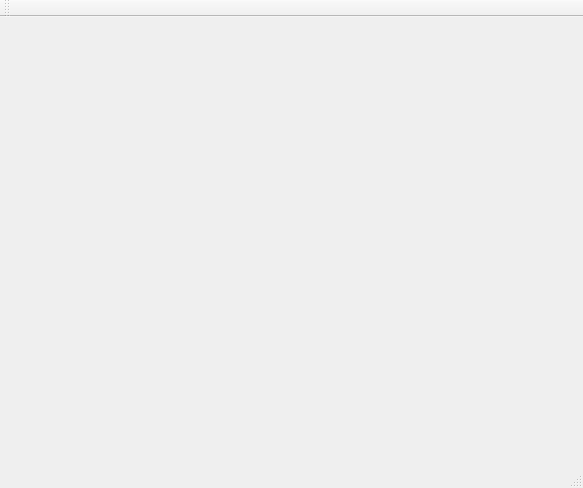
<?xml version="1.0" encoding="UTF-8"?>
<ui version="4.0">
 <class>MainWindow</class>
 <widget class="QMainWindow" name="MainWindow">
  <property name="geometry">
   <rect>
    <x>0</x>
    <y>0</y>
    <width>583</width>
    <height>488</height>
   </rect>
  </property>
  <property name="windowTitle">
   <string>MainWindow</string>
  </property>
  <widget class="QWidget" name="centralWidget">
   <layout class="QVBoxLayout" name="verticalLayout_2">
    <item>
     <layout class="QVBoxLayout" name="centralLayout"/>
    </item>
   </layout>
  </widget>
  <widget class="QMenuBar" name="menuBar">
   <property name="geometry">
    <rect>
     <x>0</x>
     <y>0</y>
     <width>583</width>
     <height>21</height>
    </rect>
   </property>
  </widget>
  <widget class="QToolBar" name="mainToolBar">
   <attribute name="toolBarArea">
    <enum>TopToolBarArea</enum>
   </attribute>
   <attribute name="toolBarBreak">
    <bool>false</bool>
   </attribute>
  </widget>
  <widget class="QStatusBar" name="statusBar"/>
 </widget>
 <layoutdefault spacing="6" margin="11"/>
 <resources/>
 <connections/>
</ui>
